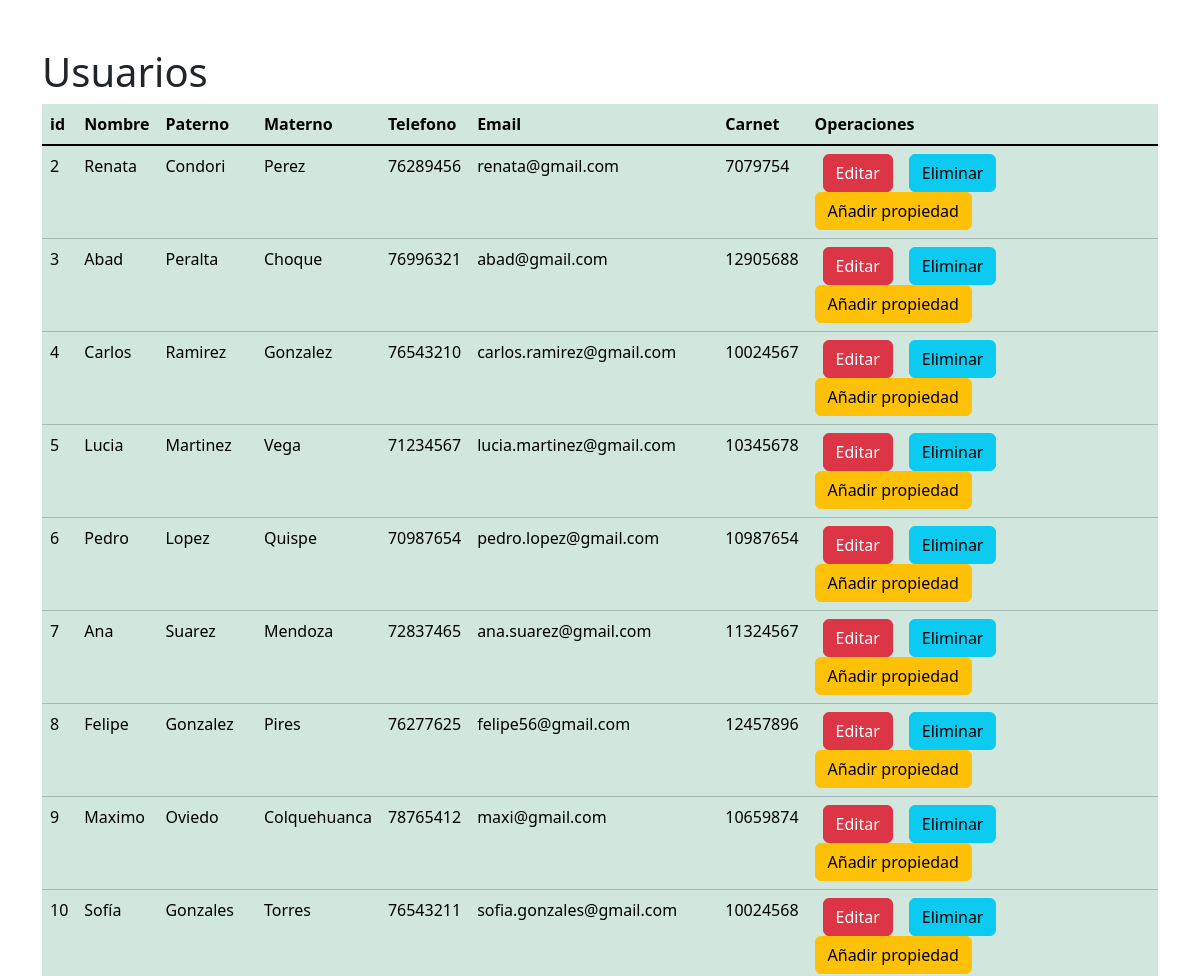
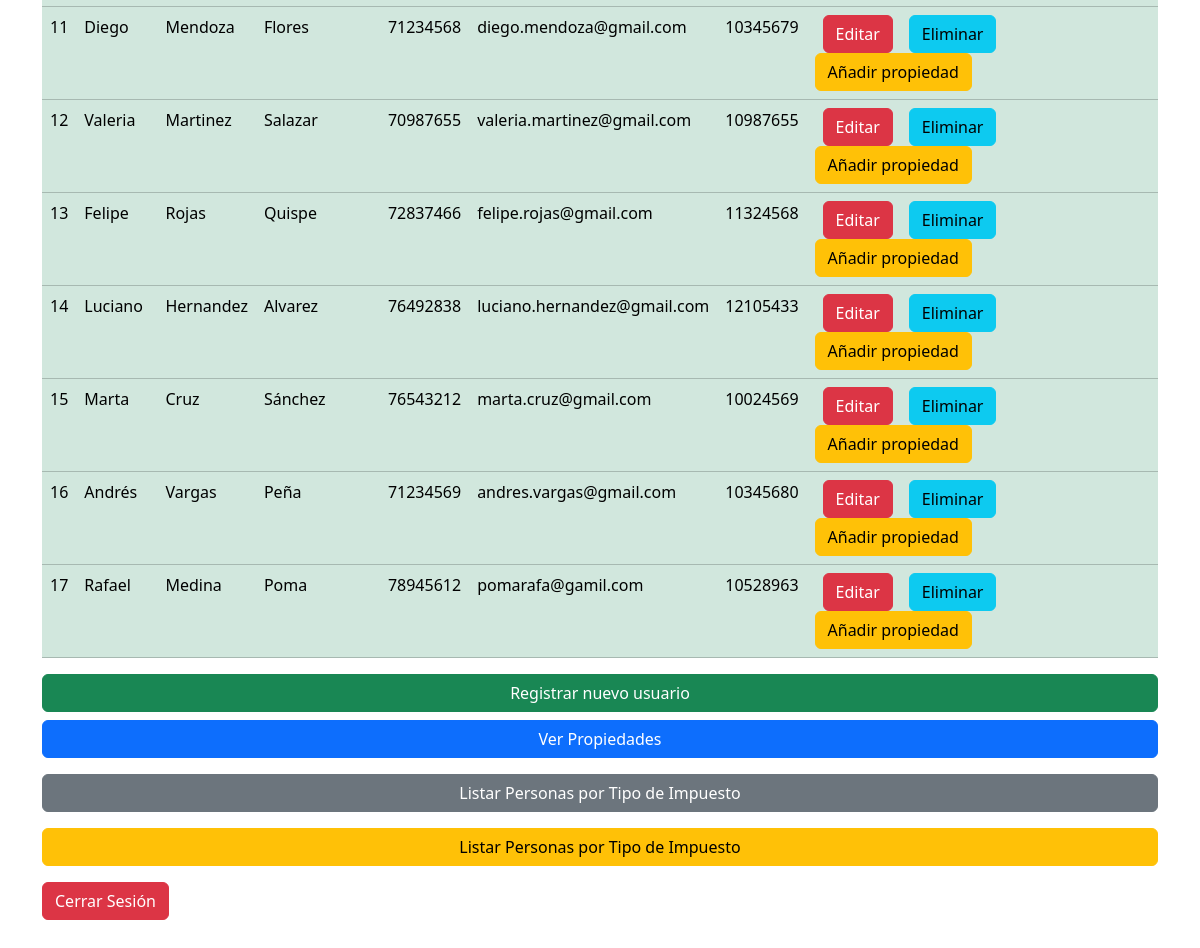
The app's page /Ejercicio6/admin.php with its own data (2 pictures, top to bottom).
### tables this page shows
CREATE TABLE `usuario` (
  `id_ci` int(11) NOT NULL,
  `nombre` varchar(50) NOT NULL,
  `paterno` varchar(50) NOT NULL,
  `materno` varchar(50) DEFAULT NULL,
  `telefono` varchar(20) DEFAULT NULL,
  `email` varchar(100) DEFAULT NULL,
  `nombre_usuario` varchar(50) NOT NULL,
  `contraseña` varchar(255) NOT NULL,
  `id_cargo` int(11) DEFAULT NULL,
  `carnet` int(11) NOT NULL
);

### Ejercicio6/admin.php (the view, shortened to what this page needs)
<?php
    include "./conexion.php";
    $sql = "SELECT * FROM usuario";
    $resultado = mysqli_query($con, $sql);
?>
<!DOCTYPE html>
<html lang="en">
<head>
    <link href="https://cdn.jsdelivr.net/npm/bootstrap@5.3.3/dist/css/bootstrap.min.css" rel="stylesheet">
</head>
<body>
    <div class="container mt-5 my-5">
        <h1>Usuarios</h1>
        <table class="table table-success table-striped-column table-hover">
            <thead>
                <tr>
                    <th scope="col">id</th>
                    <th scope="col">Nombre</th>
                    <th scope="col">Paterno</th>
                    <th scope="col">Materno</th>
                    <th scope="col">Telefono</th>
                    <th scope="col">Email</th>
                    <th scope="col">Carnet</th>
                    <th scope="col">Operaciones</th>
                </tr>
            </thead>
            <tbody class="table-group-divider">
                <?php
                    while($fila = mysqli_fetch_array($resultado))
                    {
                        if(isset($fila['id_cargo']) && $fila['id_cargo'] == 1) {
                            continue;
                        }
                        echo "<tr>";
                        echo "<td>" . htmlspecialchars($fila['id_ci']) . "</td>";
                        echo "<td>" . htmlspecialchars($fila['nombre']) . "</td>";
                        echo "<td>" . htmlspecialchars($fila['paterno']) . "</td>";
                        echo "<td>" . htmlspecialchars($fila['materno']) . "</td>";
                        echo "<td>" . htmlspecialchars($fila['telefono']) . "</td>";
                        echo "<td>" . htmlspecialchars($fila['email']) . "</td>";
                        echo "<td>" . htmlspecialchars($fila['carnet']) . "</td>";
                        echo "<td>";
                        echo "<a class='btn btn-danger mx-2' href='editar.php?id_ci=" . htmlspecialchars($fila['id_ci']) . "'>Editar</a>";
                        echo "<a class='btn btn-info mx-2' href='eliminar.php?id_ci=" . htmlspecialchars($fila['id_ci']) . "'>Eliminar</a>";
                        echo "<a class='btn btn-warning' href='adicionarp.php?id_ci=" . htmlspecialchars($fila['id_ci']) . "'>Añadir propiedad</a>";
                        echo "</td>";
                        echo "</tr>";
                    }
                ?>
            </tbody>
        </table>
        <a class="btn btn-success w-100" href='nuevo.php'>Registrar nuevo usuario</a>
        <a class="btn btn-primary w-100 my-2" href="propiedades.php">Ver Propiedades</a>
        <a class="btn btn-secondary w-100 my-2" href="listarImpuesto.php">Listar Personas por Tipo de Impuesto</a>
        <a class="btn btn-warning w-100 my-2" href="listar.php">Listar Personas por Tipo de Impuesto</a>
        <a href="logout.php" class="btn btn-danger my-2">Cerrar Sesión</a>
    </div>
</body>
</html>

### records on screen
usuario: id_ci "2", nombre "Renata", paterno "Condori", materno "Perez", telefono "76289456", email "renata@gmail.com", carnet "7079754"
usuario: id_ci "3", nombre "Abad", paterno "Peralta", materno "Choque", telefono "76996321", email "abad@gmail.com", carnet "12905688"
usuario: id_ci "4", nombre "Carlos", paterno "Ramirez", materno "Gonzalez", telefono "76543210", email "carlos.ramirez@gmail.com", carnet "10024567"
usuario: id_ci "5", nombre "Lucia", paterno "Martinez", materno "Vega", telefono "71234567", email "lucia.martinez@gmail.com", carnet "10345678"
usuario: id_ci "6", nombre "Pedro", paterno "Lopez", materno "Quispe", telefono "70987654", email "pedro.lopez@gmail.com", carnet "10987654"
usuario: id_ci "7", nombre "Ana", paterno "Suarez", materno "Mendoza", telefono "72837465", email "ana.suarez@gmail.com", carnet "11324567"
usuario: id_ci "8", nombre "Felipe", paterno "Gonzalez", materno "Pires", telefono "76277625", email "felipe56@gmail.com", carnet "12457896"
usuario: id_ci "9", nombre "Maximo", paterno "Oviedo", materno "Colquehuanca", telefono "78765412", email "maxi@gmail.com", carnet "10659874"
usuario: id_ci "10", nombre "Sofía", paterno "Gonzales", materno "Torres", telefono "76543211", email "sofia.gonzales@gmail.com", carnet "10024568"
usuario: id_ci "11", nombre "Diego", paterno "Mendoza", materno "Flores", telefono "71234568", email "diego.mendoza@gmail.com", carnet "10345679"
usuario: id_ci "12", nombre "Valeria", paterno "Martinez", materno "Salazar", telefono "70987655", email "valeria.martinez@gmail.com", carnet "10987655"
usuario: id_ci "13", nombre "Felipe", paterno "Rojas", materno "Quispe", telefono "72837466", email "felipe.rojas@gmail.com", carnet "11324568"
usuario: id_ci "14", nombre "Luciano", paterno "Hernandez", materno "Alvarez", telefono "76492838", email "luciano.hernandez@gmail.com", carnet "12105433"
usuario: id_ci "15", nombre "Marta", paterno "Cruz", materno "Sánchez", telefono "76543212", email "marta.cruz@gmail.com", carnet "10024569"
usuario: id_ci "16", nombre "Andrés", paterno "Vargas", materno "Peña", telefono "71234569", email "andres.vargas@gmail.com", carnet "10345680"
usuario: id_ci "17", nombre "Rafael", paterno "Medina", materno "Poma", telefono "78945612", email "pomarafa@gamil.com", carnet "10528963"
